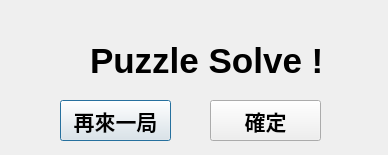
<?xml version="1.0" encoding="UTF-8"?>
<ui version="4.0">
 <class>Dialog</class>
 <widget class="QDialog" name="Dialog">
  <property name="geometry">
   <rect>
    <x>0</x>
    <y>0</y>
    <width>388</width>
    <height>155</height>
   </rect>
  </property>
  <property name="windowTitle">
   <string>Dialog</string>
  </property>
  <widget class="QLabel" name="labelCongratulations">
   <property name="geometry">
    <rect>
     <x>90</x>
     <y>30</y>
     <width>301</width>
     <height>61</height>
    </rect>
   </property>
   <property name="font">
    <font>
     <pointsize>26</pointsize>
     <weight>75</weight>
     <bold>true</bold>
    </font>
   </property>
   <property name="text">
    <string>Puzzle Solve !</string>
   </property>
  </widget>
  <widget class="QPushButton" name="buttonRetry">
   <property name="geometry">
    <rect>
     <x>60</x>
     <y>100</y>
     <width>111</width>
     <height>41</height>
    </rect>
   </property>
   <property name="font">
    <font>
     <family>微軟正黑體</family>
     <pointsize>16</pointsize>
     <weight>75</weight>
     <bold>true</bold>
    </font>
   </property>
   <property name="text">
    <string>再來一局</string>
   </property>
  </widget>
  <widget class="QPushButton" name="buttonConfirm">
   <property name="geometry">
    <rect>
     <x>210</x>
     <y>100</y>
     <width>111</width>
     <height>41</height>
    </rect>
   </property>
   <property name="font">
    <font>
     <family>微軟正黑體</family>
     <pointsize>16</pointsize>
     <weight>75</weight>
     <bold>true</bold>
    </font>
   </property>
   <property name="text">
    <string>確定</string>
   </property>
  </widget>
 </widget>
 <resources/>
 <connections/>
</ui>
